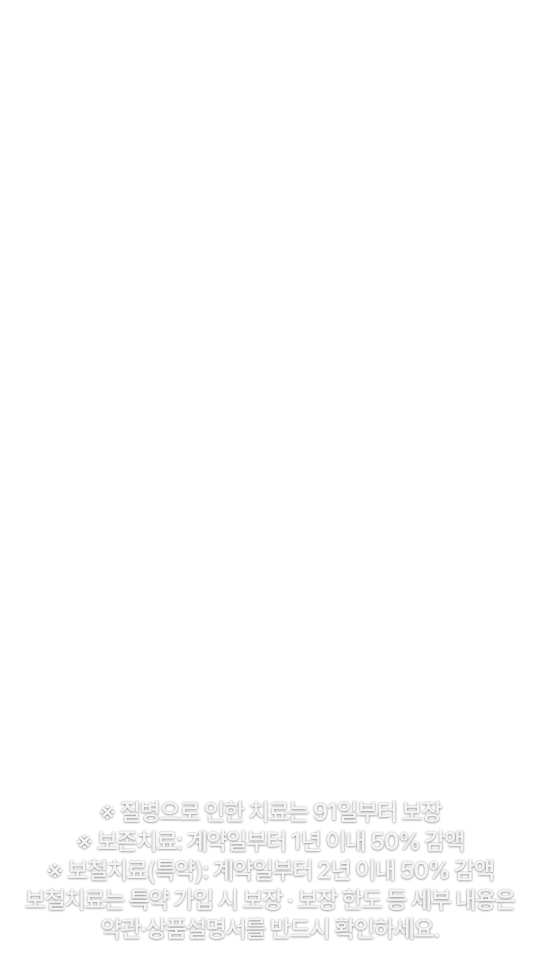
#> input picture creatives/meritz_allcare_dental_2026-11-17/video/src/nt.png, 1080 x 1920 px (shown at 1/2 size)
$ python mk23.py
#> lines starting #> are read from the running program, lines starting #| are printed output that depends on the picture
import subprocess,numpy as np,cv2
from PIL import Image
W,H=1080,1920
nt=np.array(Image.open('nt.png').convert('RGBA')).astype(np.float32); na=nt[...,3:4]/255.; nc=nt[...,:3]
#> after `na = nt[..., 3:4] / 255.0`:
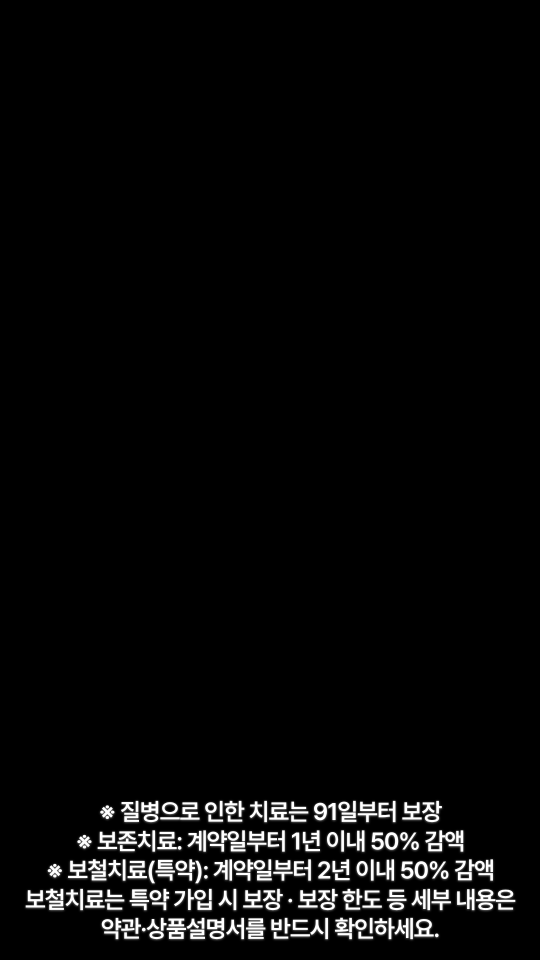
#> na: shape (1920, 1080, 1) float32 (shown at 1/2 size); min 0, max 1, mean 0.0341
rw=np.array(Image.open('row3.png').convert('RGBA')).astype(np.float32); R3Y=848
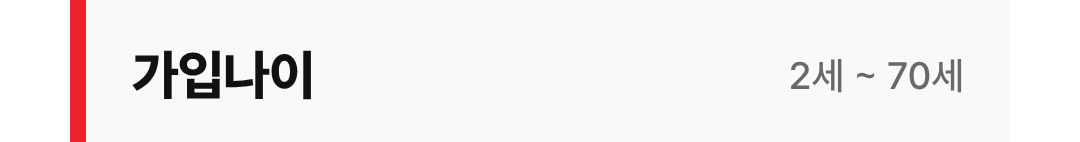
#> input picture creatives/meritz_allcare_dental_2026-11-17/video/src/row3.png, 1080 x 142 px
inc=[(b-59)/(246-59) for b in [74,127,166,196,218,231,240,244,246]]
outc=[(b-89)/(246-89) for b in [239,221,180,131,103,91,89]]
def row_alpha(i):
    if i<512: return 0
    if i<512+len(inc): return inc[i-512]
    if i<552: return 1
    if i<552+len(outc): return max(0,outc[i-552])
    return 0
A,F=491,10
ys=np.arange(H,dtype=np.float32)
def ss(x): x=np.clip(x,0,1); return x*x*(3-2*x)
g=ss((ys-1540)/135)[:,None,None]
def dark(i):
    if i<553: return 0.5
    if i<=561: return 0.5+(0.28-0.5)*(i-553)/8
    return 0.28
def ease(x): x=max(0,min(1,x)); return 1-(1-x)**3
def outk(i): return 1.0 if i<=656 else max(0.0,(663-i)/7)
#> (the run stopped early here; a loop or call above may not have finished)
